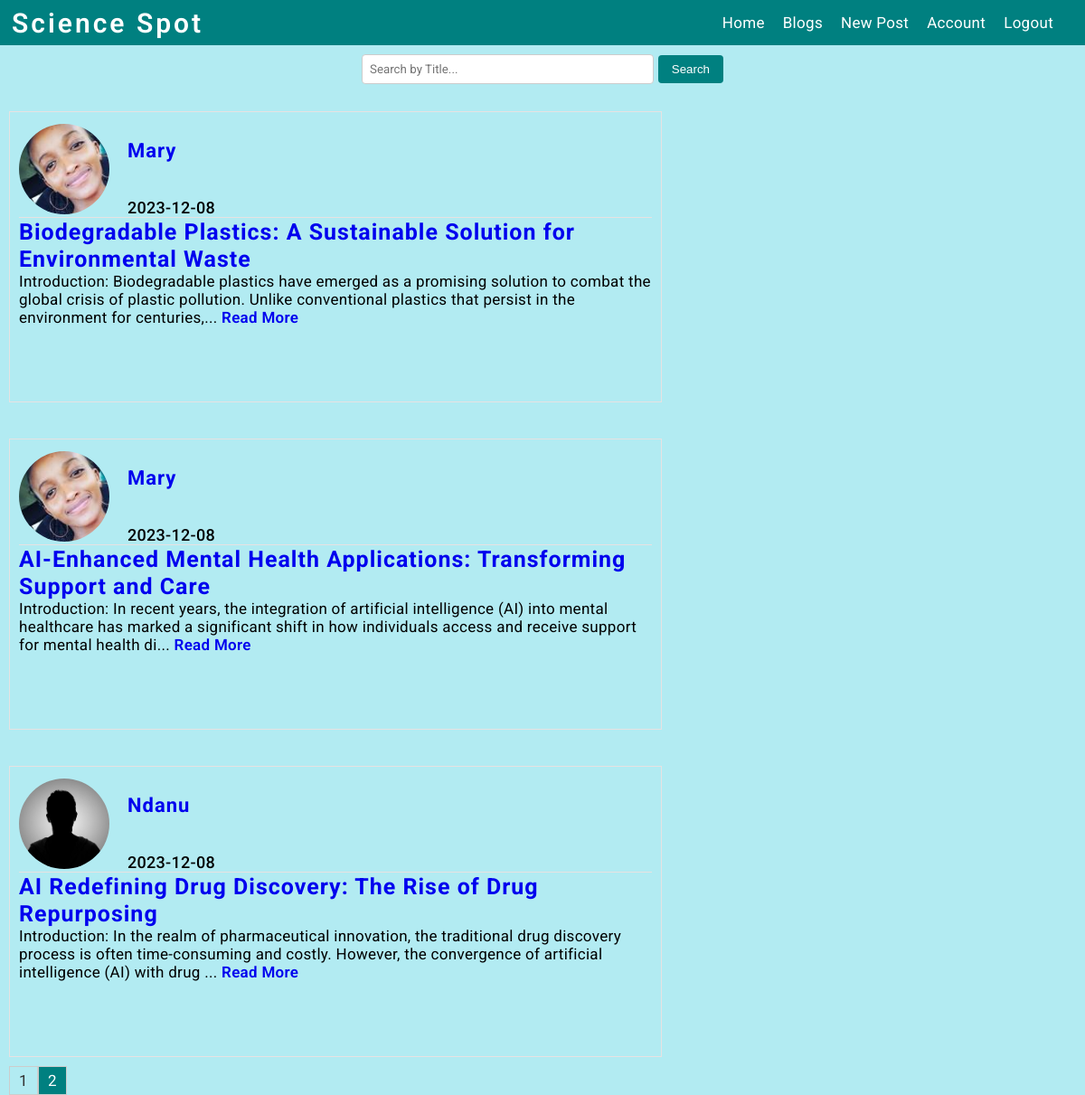
Screenshot of /blogs?page=2 (signed in) with the database file from the repository.
### flaskblog/models.py (models this page shows, shortened)
class Post(db.Model):
    id = db.Column(db.Integer, primary_key=True)
    title = db.Column(db.String(100), nullable=False)
    date_posted = db.Column(db.DateTime, nullable=False, default=datetime.utcnow)
    content = db.Column(db.Text, nullable=False)
    user_id = db.Column(db.Integer, db.ForeignKey('user.id'), nullable=False)
    """How ro represent our post model"""

class User(db.Model, UserMixin):
    id = db.Column(db.Integer, primary_key=True)
    username = db.Column(db.String(20), unique=True, nullable=False)
    email = db.Column(db.String(120), unique=True, nullable=False)
    image_file = db.Column(db.String(20), nullable=False, default='default.jpg')
    password = db.Column(db.String(60), nullable=False)
    posts = db.relationship('Post', backref='author', lazy=True)
    """How ro represent our user model"""

### flaskblog/routes.py (the view)
@app.route("/blogs")
def blogs():
    page = request.args.get('page', 1, type=int)
    posts = Post.query.order_by(Post.date_posted.desc()).paginate(page=page, per_page=4)
    return render_template('blogs.html', posts=posts)

### flaskblog/models.py (called while the page is built)
@login_manager.user_loader
def load_user(user_id):
    return User.query.get(int(user_id))

### flaskblog/templates/blogs.html
{% extends 'layout.html' %} {% block content %}
<form class="search-form" action="{{ url_for('search_results') }}" method="GET">
  <input type="text" name="query" placeholder="Search by Title...">
  <button type="submit">Search</button>
</form>
<div class="homediv-container">
  {% for post in posts.items %}
    <div class="homediv">
      <div class="homedivdetails">
        <img class="accountimageclass" src="{{ url_for('static', filename='images/' + post.author.image_file) }}" />
        <div class="user-details">
          <a href="{{ url_for('user_posts', username=post.author.username) }}">{{ post.author.username }}</a>
          <p class="date">{{ post.date_posted.strftime('%Y-%m-%d') }}</p>
        </div>
      </div>
      <hr class="custom-hr">
      <div>
        <p><h2><a href="{{ url_for('post', post_id=post.id) }}" class="teal-title">{{ post.title }}</a></h2></p>
        <p>{{ post.content[:200] }}{% if post.content|length > 200 %}... <a href="{{ url_for('post', post_id=post.id) }}" style="font-weight: 600;">Read More</a>{% endif %}</p>
      </div>
    </div>
  {% endfor %}
</div>
<div class="pagination">
  {% for page_num in posts.iter_pages(left_edge=1, right_edge=1, left_current=1, right_current=2) %}
    {% if page_num %}
      {% if posts.page == page_num %}
        <a href="{{ url_for('blogs', page=page_num) }}" class="current-page">{{ page_num }}</a>
      {% else %}
        <a href="{{ url_for('blogs', page=page_num) }}">{{ page_num }}</a>
      {% endif %}
    {% else %}
      <span class="ellipsis">...</span>
    {% endif %}
  {% endfor %}
</div>
{% endblock content %}

### flaskblog/static/navigation.css (style rules this page uses)
* { text-decoration: none; margin: 0; padding: 0; }

### flaskblog/static/style.css (style rules this page uses)
body { background: #B2EBF2; font-size: 17px; letter-spacing: 0.3px; font-family: roboto, sans-serif; }
input[type='text'], input[type='email'], input[type='password'] { width: 100%; padding: 10px; border-radius: 5px; border: 1px solid #ccc; font-family: roboto; }
.accountimageclass { border-radius: 50%; width: 100px; height: 100px; object-fit: cover; }
.homediv-container { display: flex; flex-wrap: wrap; gap: 20px; }
.homediv { margin-top: 20px; margin-left: 10px; padding: 10px; width: 700px; height: 300px; border: 1px solid rgb(231, 226, 226); }
.homedivdetails { display: flex; align-items: center; }
.user-details { display: flex; flex-direction: column; margin-left: 20px; }
.user-details a { padding-top: 20px; text-decoration: none; font-weight: bold; font-size: 22px; letter-spacing: 1px; margin-bottom: 10px; }
.user-details > p { margin-top: 30px; }
.date { font-size: 18px; font-weight: 500; }
.custom-hr { border: none; border-top: 1px solid rgb(231, 226, 226); margin-left: 0; margin-right: 0; width: 100%; display: block; }
.pagination { display: flex; margin-left: 10px; margin-top: 10px; }
.pagination a { display: inline-block; width: 30px; height: 30px; text-align: center; line-height: 30px; border: 1px solid #ccc; text-decoration: none; color: #333; }
.pagination a.current-page { background-color: teal; color: white; }
.search-form { display: flex; align-items: center; margin: 10px auto ; width: 400px; }
.search-form input[type="text"] { padding: 8px; border-radius: 4px; border: 1px solid #ccc; margin-right: 5px; }
.search-form button { padding: 8px 15px; border-radius: 4px; border: none; background-color: teal; color: white; cursor: pointer; }
.search-form { display: flex; align-items: center; }
h2 a.teal-title { letter-spacing: 1px; font-size: 25px; font-weight: 700; }

### rows the page displays
Post: image_file (picture), author.username "Mary", date_posted "2023-12-08", title "Biodegradable Plastics: A Sustainable Solution for Environmental Waste", content "Introduction: Biodegradable plastics have emerged as a promising solution to combat the global crisis of plastic pollution. Unlike conventional plastics that persist in the environment for centuries,"
Post: image_file (picture), author.username "Mary", date_posted "2023-12-08", title "AI-Enhanced Mental Health Applications: Transforming Support and Care", content "Introduction: In recent years, the integration of artificial intelligence (AI) into mental healthcare has marked a significant shift in how individuals access and receive support for mental health di"
Post: image_file (placeholder picture), author.username "Ndanu", date_posted "2023-12-08", title "AI Redefining Drug Discovery: The Rise of Drug Repurposing", content "Introduction: In the realm of pharmaceutical innovation, the traditional drug discovery process is often time-consuming and costly. However, the convergence of artificial intelligence (AI) with drug"

### other values shown
{{ page_num }} "1"
{{ page_num }} "2"
